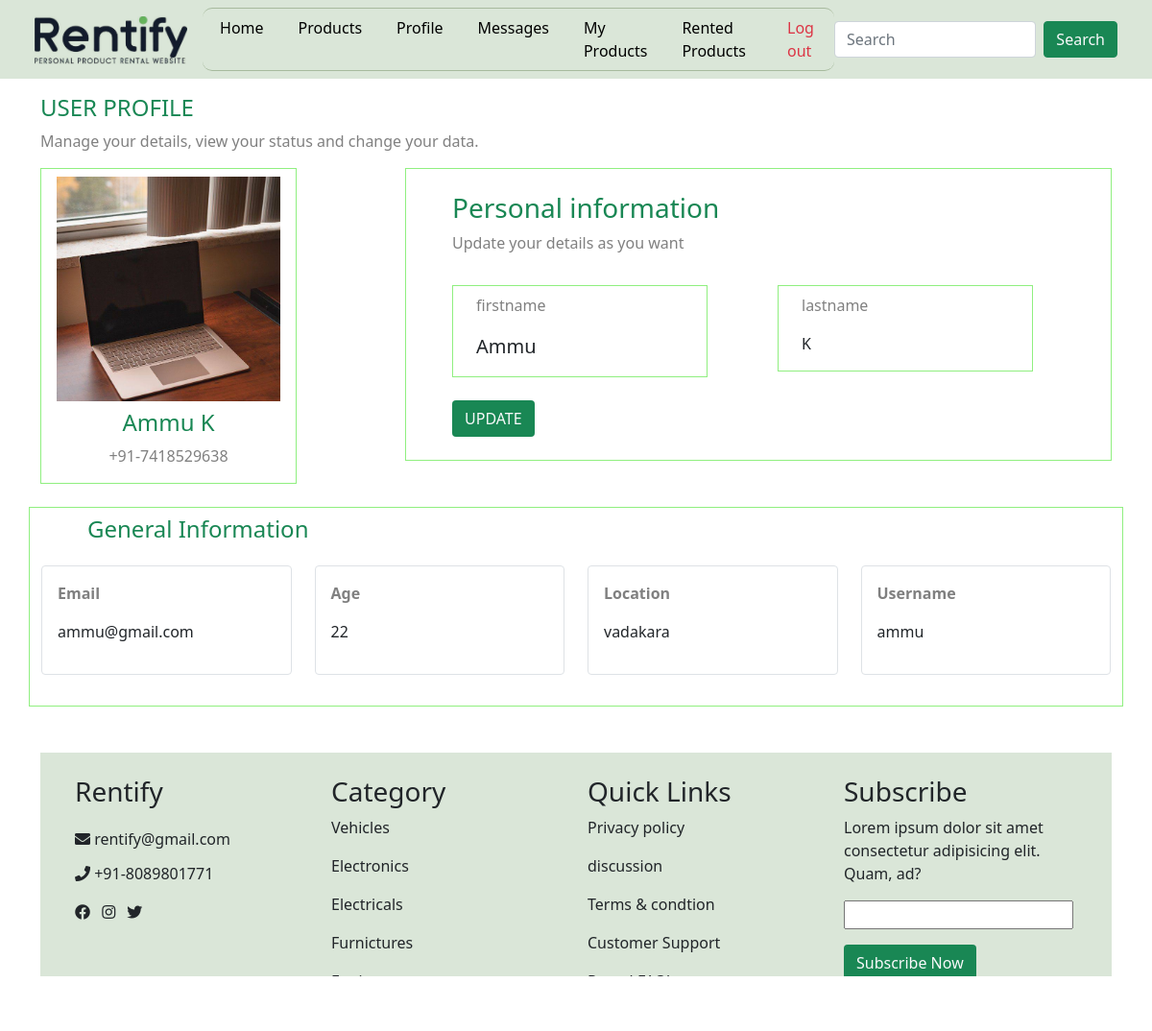
/userprofile (signed in), run on the app's committed database.
### rentapp/models.py (models this page shows)
class USERSDETAILS(models.Model):
    user_id=models.ForeignKey(User,on_delete=models.CASCADE)
    profile_image=models.ImageField(upload_to='images/', blank=True, null=True)
    Age=models.IntegerField()
    phone=models.BigIntegerField()
    Address=models.CharField(max_length=300)

class User(AbstractUser):
    usertype=models.CharField(max_length=200)

### rentapp/views.py (the view)
# urls.py: path('userprofile',views.userprofile,name='userprofile'),
def userprofile(request):
    users=request.session.get('user_id')
    use=USERSDETAILS.objects.get(user_id_id=users)
    return render(request,'userprofile.html',{'view':use})

### rentapp/templates/userprofile.html (shortened to what this page needs)
{% load static %}
<!DOCTYPE html>
<html lang="en">
<head>
    <link href="https://cdn.jsdelivr.net/npm/bootstrap@5.0.2/dist/css/bootstrap.min.css" rel="stylesheet">
    <link rel="stylesheet" href="https://cdnjs.cloudflare.com/ajax/libs/font-awesome/5.15.4/css/all.min.css">
    <link rel="stylesheet" href="{% static 'css/userprofile.css' %}">
</head>
<body>
    <nav class="navbar navbar-expand-lg py-2 px-4 ">
        <div class="container-fluid ">
          <a class="navbar-brand text-success" href="#">
            <img src="{% static 'images/logo.png' %}" alt="" width="auto" height="50" class="d-inline-block align-text-top" style="mix-blend-mode: multiply;">
          </a>
          <div class="collapse navbar-collapse" id="navbarSupportedContent">
            <ul class="navbar-nav m-auto mb-2 mb-lg-0 ">
              <li class="nav-item ">
                <a class="nav-link active" aria-current="page" href="/userhome">Home</a>
              </li>
              <li class="nav-item">
                <a class="nav-link" href="/products">Products</a>
              </li>
              <li class="nav-item">
                <a class="nav-link" href="/userprofile">Profile</a>
              </li>
              <li class="nav-item">
                <a class="nav-link" href="/enquiry">Messages</a>
              </li>
              <li class="nav-item">
                <a class="nav-link" href="/myproduct">My Products</a>
              </li>
              <li class="nav-item">
                <a class="nav-link" href="/myrenteditems">Rented Products</a>
              </li>
                  <li class="nav-item">
                    <a class="nav-link text-danger" href="/logout">Log out</a>
                  </li>
            </ul>
            <form class="d-flex">
              <input class="form-control me-2" type="search" placeholder="Search" aria-label="Search">
              <button class="btn btn-outline-success bg-success text-light" type="submit">Search</button>
            </form>
          </div>
        </div>
      </nav>
    <div class="container">
        <div class="row mt-3">
            <h4 class="text-success">USER PROFILE</h4>
            <p class="pl">Manage your details, view your status and change your data.</p>
            <div class="col-lg-4 h-50 mb-4 ">
                <div class=" left-content w-75 text-center h-50">
                    {% if view.profile_image %}
                    <img src="{{ view.profile_image.url }}" alt="" class="profile-image px-3 py-2 " style="width: 100%; height: 250px; object-fit: cover;">
                    {% else %}
                    <img src="{% static 'images/user-profile.jpg' %}" alt="" class="profile-image px-3 py-2" style="width: 100%; height: 250px; object-fit: cover;" >
                    {% endif %}
                    <h4 class="text-success">{{view.user_id.first_name}} {{view.user_id.last_name}}</h4>
                    <p class="pl">+91-{{view.phone}}</p>
                </div>
            </div>
            <div class="col-lg-8 h-75">
                <div class=" right-content mb-4">
                    <h3 class="ps-5 pt-4 text-success">Personal information</h3>
                    <p class="ps-5 pb-3 pl fs-6">Update your details as you want</p>
                    <div class="row">
                        <div class="col-lg-6 ">
                            <div class="right-1 ms-lg-5 px-4 w-75 ms-2 ">
                                <p class="pt-2 pl">firstname</p>
                                <p class="fs-5">{{view.user_id.first_name}}</p>
                            </div>
                        </div>
                        <div class="col-lg-6">
                            <div class="right-2 ms-2 px-4 w-75">
                                <p class="pt-2 pl">lastname</p>
                                <p>{{view.user_id.last_name}}</p>
                            </div>
                        </div>
                    </div>
                    <button class="btn bg-success text-light mt-4 ms-5 mb-4"><a href="/userupdate" class="text-decoration-none text-light">UPDATE</a></button>
                </div>
            </div>
        </div>
        <div class="row bottom-content">
          <h4 class="ms-5 pt-2 pb-3 text-success">General Information</h4>
          <div class="col-lg-12">
              <div class="row mb-3 justify-content-center">
                  <div class="col-12 col-sm-6 col-md-4 col-lg-3 mb-3">
                      <div class="first p-3 border rounded">
                          <p class="pl fw-bold">Email</p>
                          <p>{{ view.user_id.email }}</p>
                      </div>
                  </div>
                  <div class="col-12 col-sm-6 col-md-4 col-lg-3 mb-3">
                      <div class="first p-3 border rounded">
                          <p class="pl fw-bold">Age</p>
                          <p>{{ view.Age }}</p>
                      </div>
                  </div>
                  <div class="col-12 col-sm-6 col-md-4 col-lg-3 mb-3">
                      <div class="first p-3 border rounded">
                          <p class="pl fw-bold">Location</p>
                          <p>{{ view.Address }}</p>
                      </div>
                  </div>
                  <div class="col-12 col-sm-6 col-md-4 col-lg-3 mb-3">
                      <div class="first p-3 border rounded">
                          <p class="pl fw-bold">Username</p>
                          <p>{{ view.user_id.username }}</p>
                      </div>
                  </div>
              </div>
          </div>
      </div>
    <section class="footer">
      <div class="container-fluid">
        <div class="row mt-5 py-4 px-4">
          <div class="col-md-3">
            <h3>Rentify</h3>
            <i class="fas fa-envelope pt-3"></i>
            <span class="">rentify@gmail.com</span> <br>
            <i class="fas fa-phone pt-3" ></i>
            <span>+91-8089801771</span> <br>
            <div class="icons pt-3">
              <i class="fab fa-facebook me-2 "></i>
              <i class="fab fa-instagram me-2 "></i>
              <i class="fab fa-twitter me-2 "></i>
            </div>
          </div>
          <div class="col-md-3">
            <h3>Category</h3>
            <p>Vehicles</p>
            <p>Electronics</p>
            <p>Electricals</p>
            <p>Furnictures</p>
            <p>Equipments</p>
          </div>
          <div class="col-lg-3">
            <h3>Quick Links</h3>
            <p>Privacy policy</p>
            <p>discussion</p>
            <p>Terms & condtion</p>
            <p>Customer Support</p>
            <p>Rental FAQ's<p>
          </div>
          <div class="col-lg-3">
            <h3>Subscribe</h3>
            <p>Lorem ipsum dolor sit amet consectetur adipisicing elit. Quam, ad?</p>
            <input type="text"><br>
            <button type="button" class="btn bg-success text-light mt-3">Subscribe Now</button>
          </div>
        </div>
      </div>
    </section>
</body>
</html>

### rentapp/static/css/userprofile.css (style rules this page uses)
.navbar { background-color: rgb(218, 230, 216); }
.nav-item { padding: 0 10px; }
.nav-item a { transition: 0.3s; }
.nav-link { color: black; }
.navbar-nav { border: 0.5px solid rgb(167, 186, 158); border-radius: 10px; border-left: none; border-right: none; }
.footer { background-color: rgb(218, 230, 216); }
.left-content { border: 1px solid rgb(144, 239, 128); height: max-content; }
.right-1, .right-2, .right-content { border: 1px solid rgb(144, 239, 128); height: max-content; }
.bottom-content { border: 1px solid rgb(144, 239, 128); height: max-content; }
.first, .second, .third { border: 1px solid rgb(144, 239, 128); border-radius: 8px; }
.pl { color: grey; }

### data on the page
USERSDETAILS: profile_image (picture), user_id.first_name "Ammu", user_id.last_name "K", phone "7418529638", user_id.email "ammu@gmail.com", Age "22", Address "vadakara", user_id.username "ammu"
